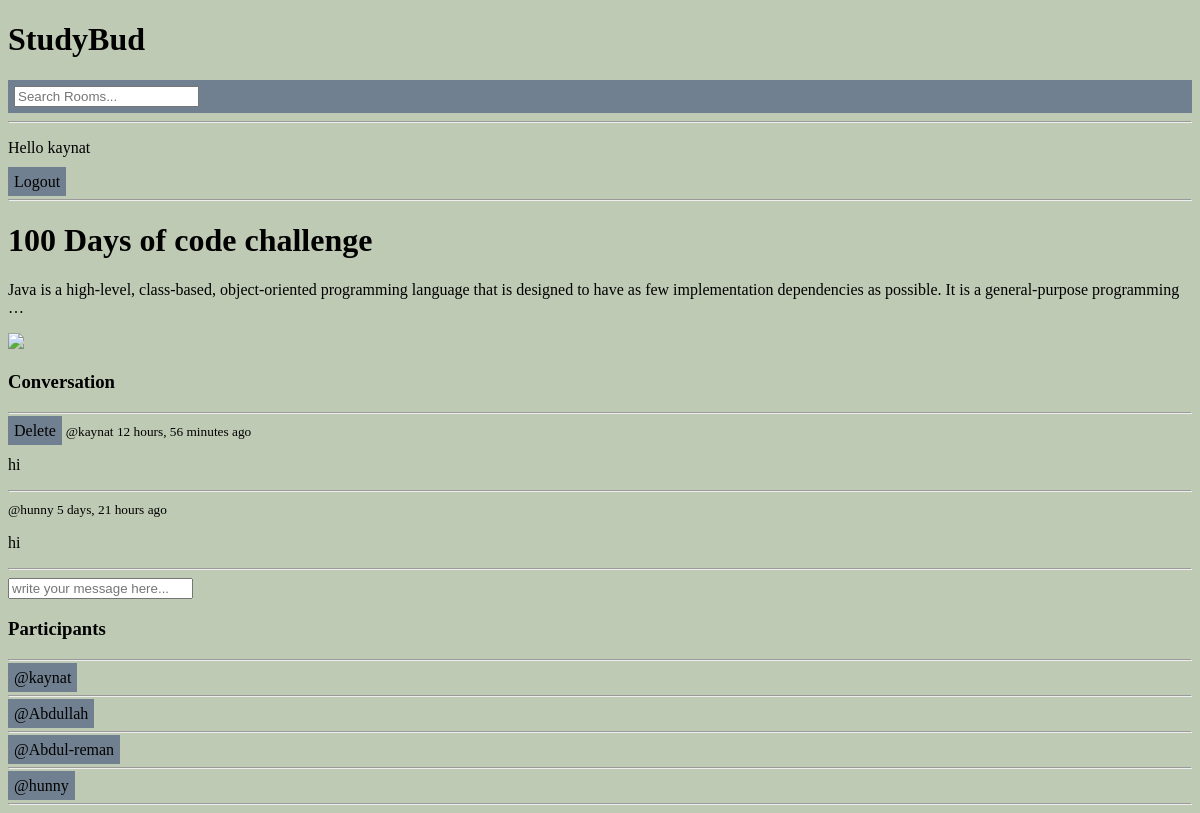
The app's page /room/2/ (signed in) with its own data.
### base/models.py (models this page shows, shortened)
class Room(models.Model):
    host =  models.ForeignKey(User, on_delete=models.SET_NULL, null= True)
    topic =  models.ForeignKey(Topic, on_delete=models.SET_NULL, null= True)
    name = models.CharField(max_length=200)
    description = models.TextField(null=True, blank=True)
    participants = models.ManyToManyField(User, related_name='Participants', blank= True)
    updated = models.DateTimeField(auto_now=True)
    created =models.DateTimeField(auto_now_add=True)
    class Meta:
        ordering = ['-updated', '-created']

class Message(models.Model):
    user = models.ForeignKey(User, on_delete=models.CASCADE)
    room = models.ForeignKey(Room, on_delete=models.CASCADE)
    body = models.TextField()
    updated = models.DateTimeField(auto_now=True)
    created =models.DateTimeField(auto_now_add=True)
    class Meta:
        ordering = ['-updated', '-created']

### base/views.py (the view, shortened to what this page needs)
# urls.py: path('room/<str:pk>/', views.room, name="room"),
def room(request, pk):
    room = Room.objects.get(id=pk)
    room_messages =room.message_set.all()
    participants =room.participants.all()
    context = {'room' : room, 'room_messages':  room_messages,'participants': participants}
    return render(request, "base/room.html", context)

### base/templates/base/room.html (shortened to what this page needs)
{% extends 'main.html' %}
{% block content%}
<div class="container" id="cont1">
    <div>
        <h1> {{room.name}} </h1>
         <p> {{room.description}}</p>
         <img src="https://media.istockphoto.com/photos/shot-of-a-hacker-using-a-laptop-picture-id1327818236?s=612x612" width=600 hight=200>
         <div class="comment-wrapper">
             <h3> Conversation</h3>
              <hr>
              {% for message in  room_messages %}
              <div>
                {% if request.user == message.user%}
                <a href ="{% url 'delete-message' message.id  %}" class="btn"> Delete</a>
                {% endif %}
                <small> @{{message.user}}  {{message.created|timesince}} ago </small>
                <p>{{message.body}}</p>
                <hr>
              </div>
              {% endfor %}
         </div>
         {% if request.user.is_authenticated %}
         <div class ="comment-form">
             <form method="POST" action="">
                 <input type="text" name="body" placeholder="write your message here..." />
             </form>
         </div>
         {% endif %}
    </div>
    <div>
        <h3> Participants</h3>
        <hr>
        {% for user in participants%}
        <div>
            <a href="{% url 'user-profile' room.host.id %}" class="btn">@{{user.username}}</a>
        <hr>
        </div>
        {%endfor%}
    </div>
</div>
{% endblock%}

### templates/navbar.html (shortened to what this page needs)
<div class="container" id="cont1">
<a href="/">
    <h1>StudyBud</h1>
</a>
<form method="GET" action="{% url 'home'%}" class="btn">
    <input type="text" name="q" placeholder="Search Rooms..." />
</form>
<hr>
{% if  request.user.is_authenticated %}
<P> Hello {{request.user}}</p>
<a href="{% url 'logout' %}" class="btn" >Logout</a>
{% else %}
<a href="{% url 'login' %}" class="btn"> Login</a>
{% endif%}
<hr>
</div>

### static/styles/main.css (style rules this page uses)
body { border: 2px red; background-color: rgba(104, 129, 78, 0.418); padding: 34; margin: 34; }

### templates/main.html (style rules this page uses)
.btn { background-color: slategrey; }

### templates/navbar.html (style rules this page uses)
a { text-decoration: none; color: black; }
.btn { background-color: slategrey; padding: 6px; border:none; cursor=pointer; font-size=18px; border-radius=4px; }

### base/templates/base/room.html (style rules this page uses)
a { text-decoration: none; color: black; }
.btn { background-color: slategrey; padding: 6px; border:none; cursor=pointer; font-size=20px; border-radius=4px; }

### records on screen
Room: name "100 Days of code challenge", description "Java is a high-level, class-based, object-oriented programming language that is designed to have as few implementation dependencies as possible. It is a general-purpose programming …"
Message: shows "Delete", user "kaynat", created "12 hours, 56 minutes", body "hi"
Message: user "hunny", created "5 days, 21 hours", body "hi"

### other values on screen
{{ request.user }} "kaynat"
{{ user.username }} "kaynat"
{{ user.username }} "Abdullah"
{{ user.username }} "Abdul-reman"
{{ user.username }} "hunny"
